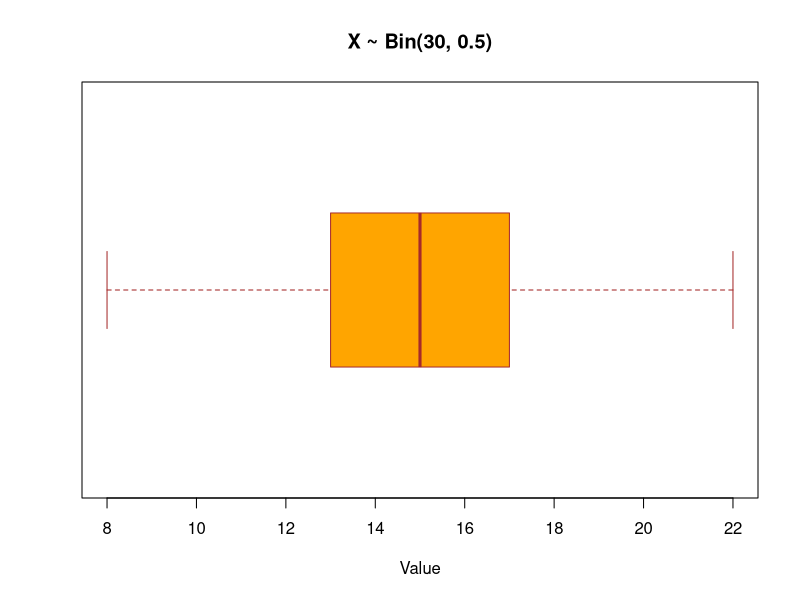
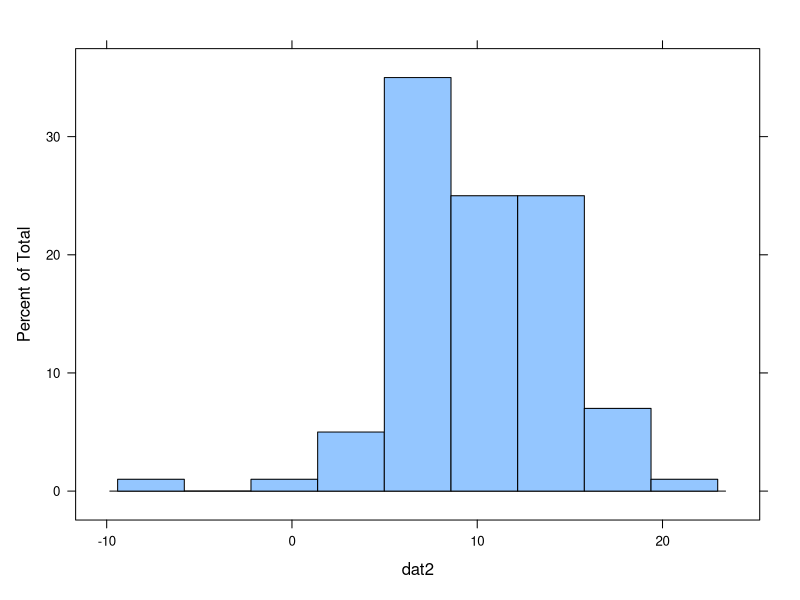
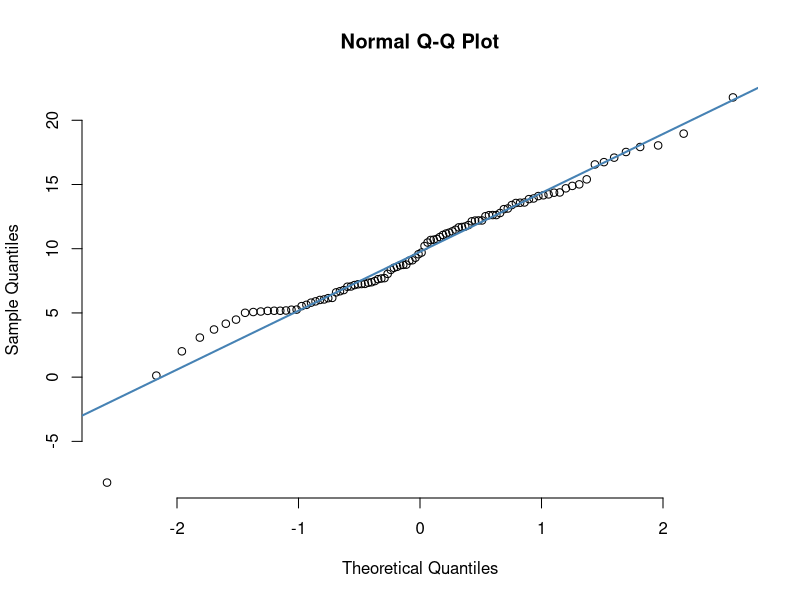

These figures' R source, in order:
#------------------------------------------------------------------------------#
# Section: STAT 510 A (Tuesday 9:30 A.M. - 10:34 A.M.)
# Assignment: Homework 5
#------------------------------------------------------------------------------#


#---------------------------User Defined Functions-----------------------------#


# -----------------------------------------------#
# Returns the mean of the number in given vector
#
# vec: a given vector
# mean: a calculated mean to be returned
# -----------------------------------------------#
FindMean <- function(vec) {
  sum <- 0
  for (i in 1:length(vec)) {
    sum <- sum + vec[i]
  }
  mean <- sum / length(vec)
  return(mean)
}

#----------------------------------------#
# Returns the standard deviation of the given vector
#
# vec: a given vector
# mean: a mean of given vector
# sdSum: a sum of Sigma(x_i - mu)^2
# SD: a calculated standard deviation
# Returns the standard deviation of the vec
#----------------------------------------#
FindSD <- function(vec){
  mean <- FindMean(vec)
  sdSum <- 0
  for (i in 1:length(vec)) {
    sdSum <- sdSum + (vec[i] - mean)^2
  }
  SD <- sqrt(sdSum / (length(vec) - 1))
  return(SD)
}


#----------------------------------------#
# Returns the median of the given vector
#
# vec: a given vector
# sorted: a sorted given vector
# Returns the median of the vec
#----------------------------------------#
FindMedian <- function(vec) {
  sorted <- sort(vec)
  if (length(sorted) %% 2 == 0) {
    return((sorted[length(sorted)/2] + sorted[(length(sorted)/2) + 1])/2)
  }
  else {
    return(sorted[(length(sorted)/2) + 1])
  }
}

#--------------------------------------------------------------------------------#
# Returns the median of the given vector
#
# vec: a given vector
# modeList: a sorted given vector
# count: store the count of most frequently occurring value
# mode: stores the most frequently appearing value as mode
# modeFinal: stores all values equal to the mode in case there are multiple modes
# Returns the median of the vec
#--------------------------------------------------------------------------------#
FindMode <- function(vec) {
  modeList <- list()
  count <- 0
  mode <- 0
  
  for (i in 1:length(vec)) {
    int <- vec[i]
    if (!any(sapply(modeList, function(x) int %in% x))) {
      modeList[i] <- int
    }
    else {
      modeList[i] <- int
      temp <- length(which(sapply(modeList, function(x) int %in% x)))
      if (temp > count) {
        count <- temp
        mode <- int
      }
    }
  }
  
  modeFinal <- integer()
  for (i in 1:length(vec)) {
    int <- vec[i]
    temp <- length(which(sapply(modeList, function(x) int %in% x)))
    if (temp >= count) {
      if (!any(sapply(modeFinal, function(x) int %in% x))) {
        modeFinal <- append(modeFinal, int)
      }
    }
  }
  modeFinal <- sort(modeFinal)
  return(modeFinal)
}

#----------------------------------------#
# Returns the minimum of the data set
#
# vec: a given vector
# Returns the minimum of the vec
#----------------------------------------#
FindMinimum <- function(vec) {
  min <- 100
  for (i in 1:length(vec)) {
    if (vec[i] < min) {
      min <- vec[i]
    }
  }
  return(min)
}

#----------------------------------------#
# Returns the maximum of the data set
#
# vec: a given vector
# Returns the maximum of the vec
#----------------------------------------#
FindMaximum <- function(vec) {
  max <- 0
  for (i in 1:length(vec)) {
    if (vec[i] > max) {
      max <- vec[i]
    }
  }
  return(max)
}

#----------------------------------------#
# Returns the percentile of the data set
#
# vec: a given vector
# Returns the percentile element of the vec
#----------------------------------------#
FindPercentile <- function(vec, percentile) {
  sorted <- sort(vec)
  locate <- floor(length(sorted) * percentile)
  resultPercentile <- sorted[locate]
  return(resultPercentile)
}

#------------------------------------------------------------------------------#



#-----------------Q1---------------------#

#---(a)---#
dat1=rbinom(100, size=30, 0.5)
print(dat1)

#---(b)---#
mean <- FindMean(dat1)
stDev <- FindSD(dat1)
print(mean)
print(stDev^2)
print(stDev)


#---(c)---#
mode <- FindMode(dat1)
median <- FindMedian(dat1)
print(mode)
print(median)

#---(d)---#
boxplot(dat1,
        main = "X ~ Bin(30, 0.5)",
        xlab = "Value",
        col = "orange",
        border = "brown",
        horizontal = TRUE
)



#-----------------Q2---------------------#

#---(a)---#
dat2 <- round(rnorm(100, mean=10,sd=5),2)
print(dat2)

#---(b)---#
min <- FindMinimum(dat2)
max <- FindMaximum(dat2)
range <- max - min
print(min)
print(max)
print(range)

#---(c)---#
library(lattice)
histogram(dat2, nint = 9)

#---(d)---#
qqnorm(dat2, pch = 1, frame = FALSE)
qqline(dat2, col = "steelblue", lwd = 2)

#---(e)---#
percentile <- FindPercentile(dat2, 0.30)
percentile